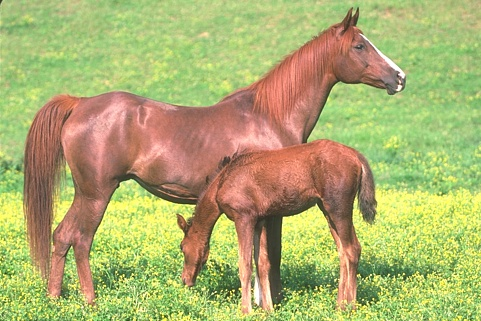
#> input picture Image Processing/TP/horse.jpg, 481 x 321 px
$ python test.py
#> lines starting #> are read from the running program, lines starting #| are printed output that depends on the picture; after the words box and inside, x2 and y2 are one past the last pixel; in counts of white or black regions, pixels touching at a corner belong together
import cv2
import numpy as np
img=cv2.imread ("horse.jpg");
#> img is the input picture: shape (321, 481, 3); mean B, G, R 111, 175.1, 174.6
hsv = cv2.cvtColor(img, cv2.COLOR_BGR2HSV)
#> hsv: shape (321, 481, 3); mean H, S, V 29.9, 109.2, 193.8
h,s,v= cv2.split(hsv)
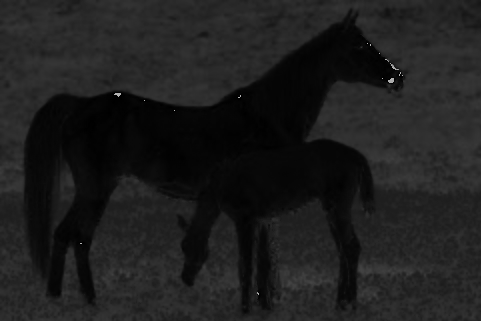
#> h: shape (321, 481); min 0, max 179, mean 29.9
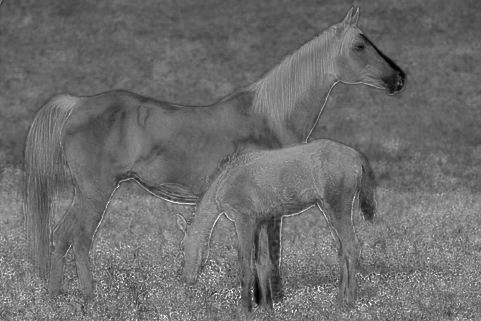
#> s: shape (321, 481); min 0, max 255, mean 109.2
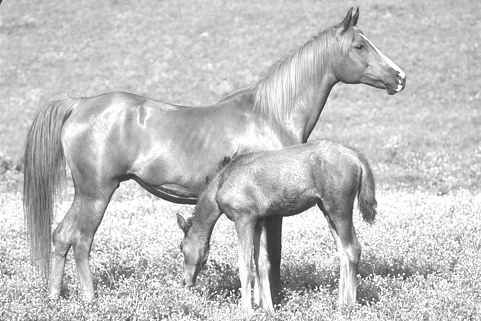
#> v: shape (321, 481); min 47, max 255, mean 193.8
ret_h, th_h = cv2.threshold(h,0,255,cv2.THRESH_BINARY+cv2.THRESH_OTSU)
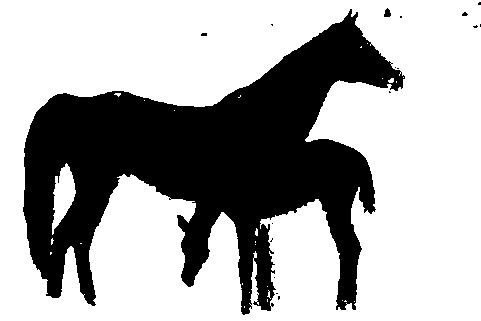
#> th_h: shape (321, 481); 66.9% white; 17 black regions (15 under 20 px), largest, box (x1, y1, x2, y2) and area: (23, 9, 405, 315) 50982, (384, 8, 391, 17) 45
#> ret_h = 24
ret_s, th_s = cv2.threshold(s,0,255,cv2.THRESH_BINARY+cv2.THRESH_OTSU)
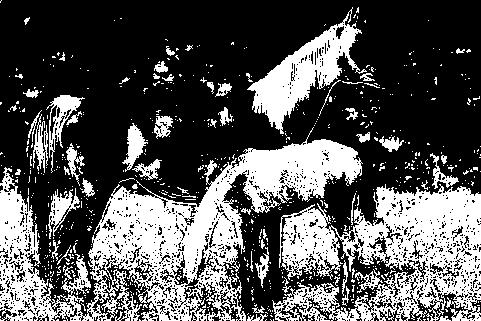
#> th_s: shape (321, 481); 33.7% white; 726 white regions (665 under 20 px), largest, box (x1, y1, x2, y2) and area: (0, 127, 363, 321) 23635, (272, 184, 481, 321) 15763, (247, 7, 367, 134) 4646
#> ret_s = 115
#Fusion th_h et th_s
th=cv2.bitwise_or(th_h,th_s)
#> th: shape (321, 481); 78.9% white; 337 black regions (320 under 20 px), largest, box (x1, y1, x2, y2) and area: (24, 32, 405, 304) 24365, (222, 148, 376, 314) 6522, (50, 105, 57, 140) 98
#Ajouts de bord à l'image
bordersize=10
th=cv2.copyMakeBorder(th, top=bordersize, bottom=bordersize, left=bordersize, right=bordersize, borderType= cv2.BORDER_CONSTANT, value=[0,0,0] )
#> th: shape (341, 501); 71.3% white; 336 black regions (318 under 20 px), largest, box (x1, y1, x2, y2) and area: (34, 42, 415, 314) 24365, (0, 0, 501, 341) 16451, (232, 158, 386, 324) 6522
#Remplissage des contours
im_floodfill = th.copy()
h, w = th.shape[:2]
#> h = 341; w = 501
mask = np.zeros((h+2, w+2), np.uint8)
cv2.floodFill(im_floodfill, mask, (0,0), 255)
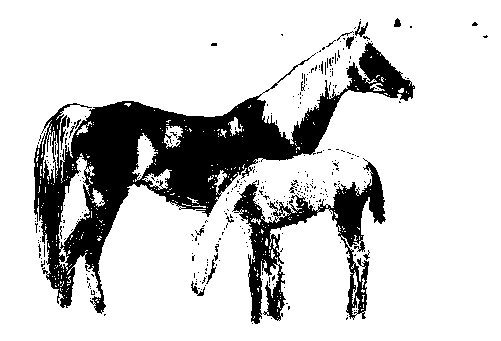
#> im_floodfill: shape (341, 501); 80.9% white; 335 black regions (318 under 20 px), largest, box (x1, y1, x2, y2) and area: (34, 42, 415, 314) 24365, (232, 158, 386, 324) 6522, (60, 115, 67, 150) 98
im_floodfill_inv = cv2.bitwise_not(im_floodfill)
th = th | im_floodfill_inv
#> th: shape (341, 501); 90.4% white; 1 black region, box (x1, y1, x2, y2) and area: (0, 0, 501, 341) 16451
#Enlèvement des bord de l'image
th=th[bordersize: len(th)-bordersize,bordersize: len(th[0])-bordersize]
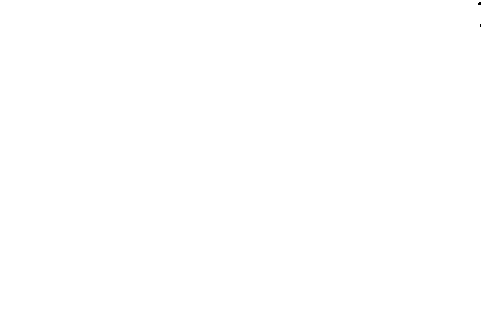
#> th: shape (321, 481); 100% white; black in thin lines or dots, all inside (x1, y1, x2, y2) = (478, 2, 481, 27)
resultat=cv2.bitwise_and(img,img,mask=th)
cv2.imwrite("im_floodfill.png",im_floodfill)
cv2.imwrite("th.png",th)
cv2.imwrite("resultat.png",resultat)
contours, hierarchy = cv2.findContours(th,cv2.RETR_TREE,cv2.CHAIN_APPROX_SIMPLE)
#> contours = 1 contour; box (x1, y1, x2, y2) and area: (0, 0, 481, 321) 153588
for i in range (0, len(contours)) :
    mask_BB_i = np.zeros((len(th),len(th[0])), np.uint8)
    x,y,w,h = cv2.boundingRect(contours[i])
    cv2.drawContours(mask_BB_i, contours, i, (255,255,255), -1)
    BB_i=cv2.bitwise_and(img,img,mask=mask_BB_i)
    if h >15 and w>15 :
        BB_i=BB_i[y:y+h,x:x+w]
        cv2.imwrite("BB_"+str(i)+".png",BB_i)
#> this loop made 1 pass
